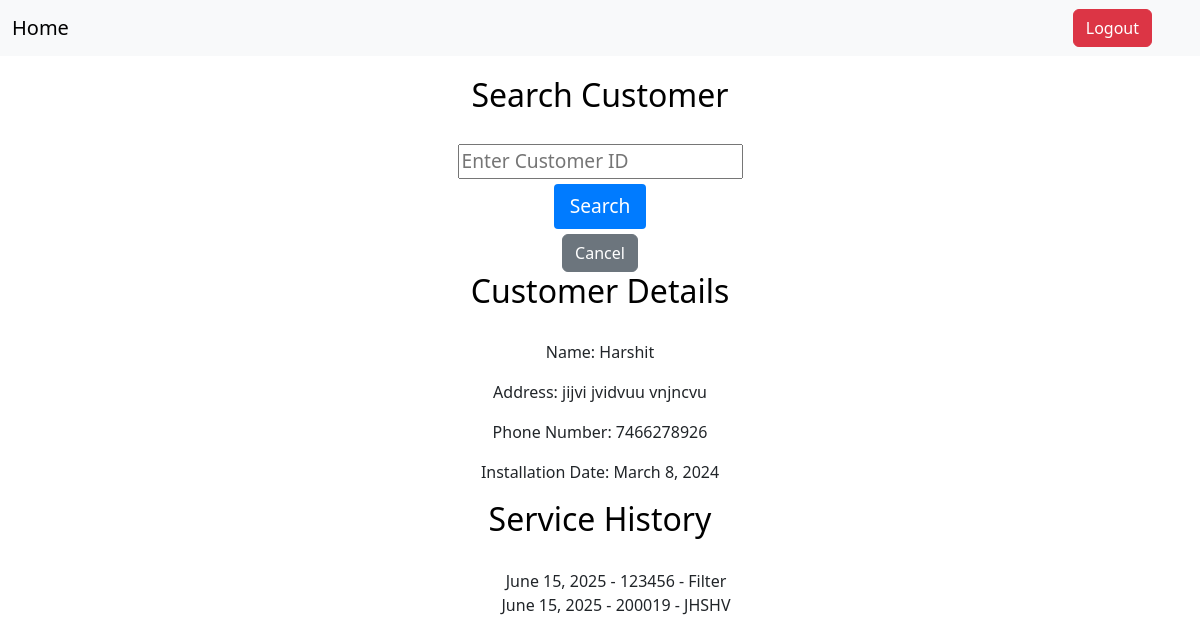
The app's page /next1/home/search_customer/?id=2 with its own data.
### core/models.py (models this page shows, shortened)
class Customer(models.Model):
    serial_key = models.IntegerField(max_length=8, unique=True)
    name = models.CharField(max_length=60)
    address = models.TextField()
    phone = models.IntegerField()
    installation_date = models.DateField()

class ServiceHis(models.Model):
    customer = models.ForeignKey(Customer, on_delete=models.CASCADE, related_name='service_history')
    service_date = models.DateField()
    parts_used = models.ForeignKey(AddSpareParts, on_delete=models.CASCADE, related_name='parts_used')
    opening_qty = models.IntegerField()

class AddSpareParts(models.Model):
    serial_number = models.IntegerField(max_length=8, unique=True)
    part_name = models.CharField(max_length=60)
    part_price = models.FloatField()
    opening_qty = models.IntegerField()
    def __str__(self):
        return f'{self.serial_number} - {self.part_name}'

### core/views.py (the view)
# urls.py: path('next1/home/search_customer/', search_customer, name='search_customer'),
def search_customer(request):
    context = {}
    if request.method == 'GET':
        id = request.GET.get('id')
        if id:
            customer = get_object_or_404(Customer, id=id)
            context['customer'] = customer
    return render(request, 'search.html', context)

### core/templates/search.html (shortened to what this page needs)
{% extends "base.html" %}
{% block main-content %}
    <section class="container">
        <h3 class='heading'>Search Customer</h3>
        <form class='form1' method="get">
            <input type="text" name="id" placeholder = 'Enter Customer ID'>
            <button class='btn-custom' type="submit">Search</button>
            <a href="{% url 'cust_data' %}" class="btn btn-secondary">Cancel</a>
        </form>
        {% if customer %}
            <h2 class='heading'>Customer Details</h2>
            <p class="para">Name: {{customer.name}}</p>
            <p class="para">Address: {{customer.address}}</p>
            <p class="para">Phone Number: {{customer.phone}}</p>
            <p class="para">Installation Date: {{customer.installation_date}}</p>
            <h3 class="heading">Service History</h3>
            <ul>
                {% for service in customer.service_history.all %}
                    <li class="para" id="get_list">{{ service.service_date }} - {{ service.parts_used }}</li>
                {% endfor %}
            </ul>
        {% endif %}
    </section>
{% endblock main-content %}

### core/templates/search.html (style rules this page uses)
.container { padding: 20px; height: 100%; }
.heading { text-align: center; margin-bottom: 30px; font-size: 2rem; color: black; }
.form1 { display: flex; flex-direction: column; align-items: center; justify-content: center; font-size: 1.2rem; }
.btn-custom { padding: 8px 16px; margin: 5px; background-color: #007bff; color: white; border: none; border-radius: 4px; cursor: pointer; transition: background 0.3s ease; text-decoration: none; display: inline-block; }
.para { display: flex; align-items: center; justify-content: center; }

### records on screen
Customer: name "Harshit", address "jijvi jvidvuu vnjncvu", phone "7466278926", installation_date "March 8, 2024"
ServiceHis: service_date "June 15, 2025", parts_used "123456 - Filter"
ServiceHis: service_date "June 15, 2025", parts_used "200019 - JHSHV"
